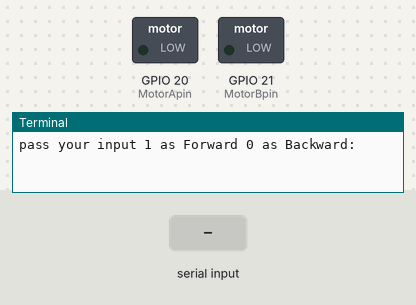
This program was run on a simulated Raspberry Pi (BCM pin numbers). Shown: switched loads named in the program (green lamp = pin HIGH), the last lines printed to the terminal. Inputs (shaded band) come from the test bench.

Above: at 1.2 s.
1.3 s: "1" typed at the terminal, then Enter
At 1.9 s:
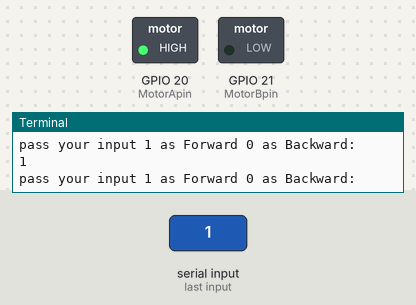
2.8 s: "0" typed at the terminal, then Enter
At 3.1 s:
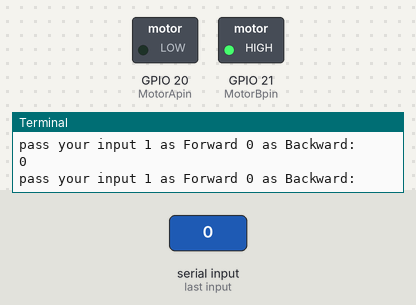
Timing chart, 0 to 5.8 s (numbered marks = the images above; inputs shaded):
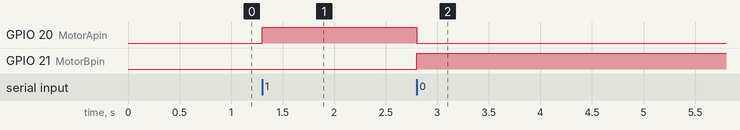

Measured:
- after the input at 1.3 s, GPIO 20 (MotorApin): LOW → HIGH at once
- after the input at 2.8 s, GPIO 20 (MotorApin): HIGH → LOW at once; GPIO 21 (MotorBpin): LOW → HIGH at once

The program:

20DCmotor.py
```python
import RPi.GPIO as GPIO
import time
GPIO.setmode(GPIO.BCM)
GPIO.setwarnings(False)
MotorApin = 20
MotorBpin = 21
GPIO.setup(MotorApin,GPIO.OUT)
GPIO.setup(MotorBpin,GPIO.OUT)
delay = 2
try:
	while True:
		x = int(input("pass your input 1 as Forward 0 as Backward: "))
		if(x==1):
			GPIO.output(MotorApin,True)
			GPIO.output(MotorBpin,False)
		elif(x==0):
			GPIO.output(MotorApin,False)
			GPIO.output(MotorBpin,True)
except KeyboardInterrupt:
	GPIO.cleanup()
```
